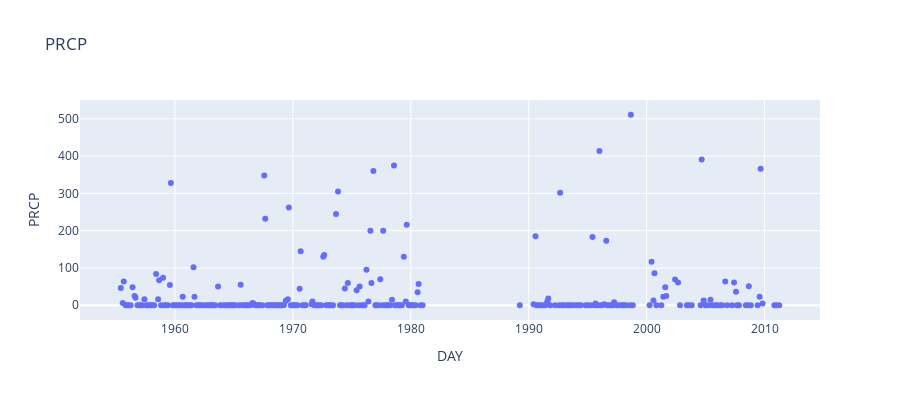

Notebook code cell kept with this figure:
### Code cell
import plotly.express as px

weather_prcp = px.scatter(weather, x="DAY", y="PRCP",height=400, title="PRCP")
weather_prcp.show()

### Figure 1 — Plotly figure (JSON) as saved in the notebook; plotly's stock layout.template omitted (floating-point values rounded to 4 significant figures; data arrays with more than 128 entries replaced by an {"elided": "..."} marker saying what was removed)
{"data": [{"hoverlabel": {"namelength": 0}, "hovertemplate": "DAY=%{x}<br>PRCP=%{y}", "legendgroup": "", "marker": {"color": "#636efa", "symbol": "circle"}, "mode": "markers", "name": "", "showlegend": false, "type": "scatter", "x": {"elided": "267 str values"}, "xaxis": "x", "y": {"elided": "267 str values"}, "yaxis": "y"}], "layout": {"height": 400, "legend": {"tracegroupgap": 0}, "title": {"text": "PRCP"}, "xaxis": {"anchor": "y", "domain": [0, 1], "title": {"text": "DAY"}}, "yaxis": {"anchor": "x", "domain": [0, 1], "title": {"text": "PRCP"}}}}
